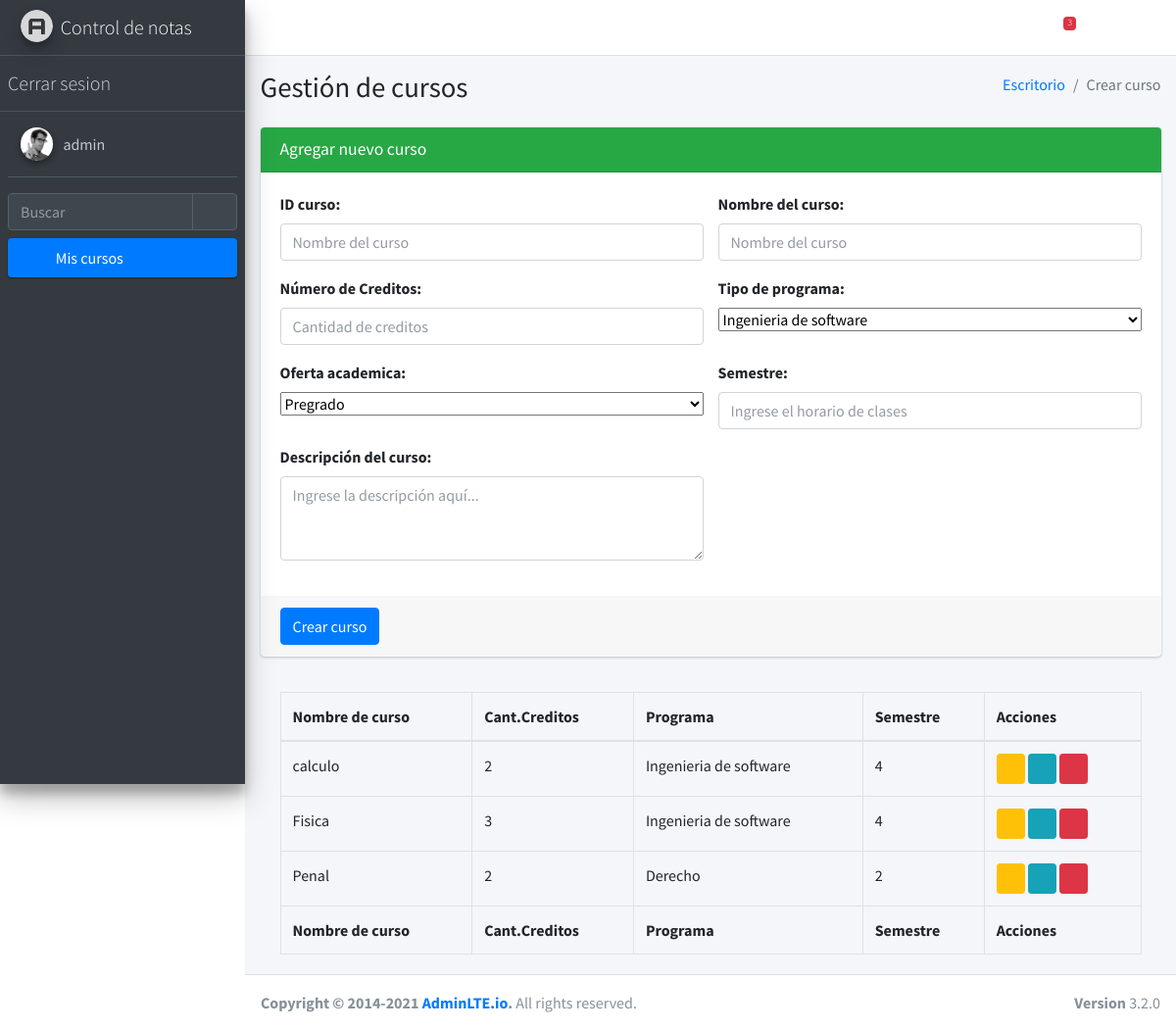
/crearCursos/ (signed in), run on the app's committed database.
### myapp/models.py (models this page shows)
class crearCurso(models.Model):
    idCurso = models.CharField(max_length=10)
    nombreCurso = models.CharField(max_length=30)
    numeroCreditos = models.CharField(max_length=3)
    tipoPrograma = models.CharField(max_length=10)
    programaPertenece = models.CharField(max_length=30)
    semestre = models.CharField(max_length=2)
    descripcion = models.CharField(max_length=200)

### myapp/views.py (the view, shortened to what this page needs)
# urls.py: path('crearCursos/', views.crearCursos, name="crearCursos"),
@login_required
def crearCursos(request):
    us = request.user.username
    cursos = crearCurso.objects.all()
    if request.method == 'GET':
        return render(request, 'courses/forms/create.html', {
            'form': crearCursoForms(),
            'cursos': cursos,
        })

### myapp/forms.py
class crearCursoForms(forms.Form):
    idCurso = forms.CharField(label='id curso', max_length=10, widget=forms.TextInput(attrs={'class': 'input'}))
    nombreCurso = forms.CharField(label='Nombre del curso', max_length=30, widget=forms.TextInput(attrs={'class': 'input'}))
    numeroCreditos = forms.CharField(label='Numero de creditos', max_length=3, widget=forms.TextInput(attrs={'class': 'input'}))
    tipoPrograma = forms.CharField(label='Tipo de programa', max_length=10, widget=forms.TextInput(attrs={'class': 'input'}))
    programaPertenece = forms.CharField(label='Programa al que pertenece', max_length=30, widget=forms.TextInput(attrs={'class': 'input'}))
    semestre = forms.CharField(label='Semestre ', max_length=2, widget=forms.TextInput(attrs={'class': 'input'}))
    descripcion = forms.CharField(label='Descripcion del curso', max_length=200, widget=forms.TextInput(attrs={'class': 'input'}))

### myapp/templates/courses/forms/create.html (shortened to what this page needs)
{% extends 'layouts/base.html' %}
{% load static %}
{% block content %}
<div class="content-wrapper">
    <section class="content-header">
        <div class="container-fluid">
            <div class="row mb-2">
                <div class="col-sm-6">
                    <h1>Gestión de cursos</h1>
                </div>
                <div class="col-sm-6">
                    <ol class="breadcrumb float-sm-right">
                        <li class="breadcrumb-item"><a href="#">Escritorio</a></li>
                        <li class="breadcrumb-item active">Crear curso</li>
                    </ol>
                </div>
            </div>
        </div>
    </section>
    <section class="content">
        <div class="container-fluid">
            <div class="row">
                <div class="col-12">
                    <div class="card card-success">
                        <div class="card-header">
                            <h3 class="card-title">Agregar nuevo curso</h3>
                        </div>
                        <form action="" method="POST">
                            <div class="card-body">
                                <div class="row">
                                    <div class="col-md-6">
                                        <div class="form-group">
                                            <label for="idCourse">ID curso:</label>
                                            <input type="text" class="form-control" id="idCourse" name="idCourse" placeholder="Nombre del curso">
                                        </div>
                                    </div>
                                    <div class="col-md-6">
                                        <div class="form-group">
                                            <label for="nombreCurso">Nombre del curso:</label>
                                            <input type="text" class="form-control" id="nombreCurso" name="nombreCurso" placeholder="Nombre del curso">
                                        </div>
                                    </div>
                                    <div class="col-md-6">
                                        <div class="form-group">
                                            <label for="numeroCreditos">Número de Creditos:</label>
                                            <input type="number" class="form-control" id="numeroCreditos" name="numeroCreditos" placeholder="Cantidad de creditos">
                                        </div>
                                    </div>
                                    <div class="col-md-6">
                                        <div class="form-group">
                                            <label for="programaPertenece">Tipo de programa:</label>
                                            <select class="select2" id="programaPertenece" name="programaPertenece" data-placeholder="Seleccione tipo de programa" style="width: 100%;">
                                                <option>Ingenieria de software</option>
                                            </select>
                                        </div>
                                    </div>
                                    <div class="col-md-6">
                                        <div class="form-group">
                                            <label for="tipoPrograma">Oferta academica:</label>
                                            <select class="select2" id="tipoPrograma" name="tipoPrograma" data-placeholder="Seleccione tipo de programa" style="width: 100%;">
                                                <option>Pregrado</option>
                                            </select>
                                        </div>
                                    </div>
                                    <div class="col-md-6">
                                        <div class="form-group">
                                            <label for="semestre">Semestre:</label>
                                            <input type="text" class="form-control" id="semestre" name="semestre" placeholder="Ingrese el horario de clases">
                                        </div>
                                    </div>
                                    <div class="col-md-6">
                                        <div class="form-group">
                                            <label for="descripcion">Descripción del curso:</label>
                                            <textarea class="form-control" rows="3" id="descripcion" name="descripcion" placeholder="Ingrese la descripción aquí..."></textarea>
                                        </div>
                                    </div>
                                </div>
                            </div>
                            <div class="card-footer">
                                <button class="btn btn-primary">Crear curso</button>
                            </div>
                        </form>
                    </div>
                </div>
            </div>
            <div class="card-body">
                <table id="myTable" class="table table-bordered
                    table-hover">
                    <thead>
                            <th>Nombre de curso</th>
                            <th>Cant.Creditos</th>
                            <th>Programa</th>
                            <th>Semestre</th>
                            <th>Acciones</th>
                    </thead>
                    <tbody>
                        {% for curso in cursos %}
                        <tr>
                            <td>{{curso.nombreCurso}}</td>
                            <td>{{curso.numeroCreditos}}</td>
                            <td>{{curso.programaPertenece}}</td>
                            <td>{{curso.semestre}}</td>
                            <td>
                                <a href="/editCourse" class="btn btn-warning btn-sm"><i class="fas fa-pen"></i></a>
                                <a href="/registerCourse" class="btn btn-info btn-sm"><i class="fas fa-eye"></i></a>
                                <a href="/registerCourse" class="btn btn-danger btn-sm"> <i class="fas fa-trash"></i></a>
                            </td>
                        </tr>
                        {% endfor %}
                    </tbody>
                    <tfoot>
                        <tr>
                            <th>Nombre de curso</th>
                            <th>Cant.Creditos</th>
                            <th>Programa</th>
                            <th>Semestre</th>
                            <th>Acciones</th>
                        </tr>
                    </tfoot>
                </table>
            </div>
        </div>
    </section>
</div>
{% endblock %}

### myapp/templates/layouts/base.html (shortened to what this page needs)
{% load static %}
<!DOCTYPE html>
<html lang="en">
<head>
  <link rel="stylesheet" href="{% static '/resources/plugins/fontawesome-free/css/all.min.css' %}">
  <link rel="stylesheet" href="https://code.ionicframework.com/ionicons/2.0.1/css/ionicons.min.css">
  <link rel="stylesheet" href="{% static '/resources/plugins/tempusdominus-bootstrap-4/css/tempusdominus-bootstrap-4.min.css' %}">
  <link rel="stylesheet" href="{% static '/resources/plugins/icheck-bootstrap/icheck-bootstrap.min.css' %}">
  <link rel="stylesheet" href="{% static '/resources/plugins/jqvmap/jqvmap.min.css' %}">
  <link rel="stylesheet" href="{% static '/resources/dist/css/adminlte.min.css' %}">
  <link rel="stylesheet" href="{% static '/resources/plugins/overlayScrollbars/css/OverlayScrollbars.min.css' %}">
  <link rel="stylesheet" href="{% static '/resources/plugins/daterangepicker/daterangepicker.css' %}">
  <link rel="stylesheet" href="{% static '/resources/plugins/summernote/summernote-bs4.min.css' %}">
</head>
<body class="hold-transition sidebar-mini layout-fixed">
<div class="wrapper">
  <nav class="main-header navbar navbar-expand navbar-white navbar-light">
    <ul class="navbar-nav">
      <li class="nav-item">
        <a class="nav-link" data-widget="pushmenu" href="#" role="button"><i class="fas fa-bars"></i></a>
      </li>
    </ul>
    <ul class="navbar-nav ml-auto">
      <li class="nav-item">
        <a class="nav-link" data-widget="navbar-search" href="#" role="button">
          <i class="fas fa-search"></i>
        </a>
      </li>
      <li class="nav-item dropdown">
        <a class="nav-link" data-toggle="dropdown" href="#">
          <i class="far fa-comments"></i>
          <span class="badge badge-danger navbar-badge">3</span>
        </a>
      </li>
      <li class="nav-item">
        <a class="nav-link" data-widget="fullscreen" href="#" role="button">
          <i class="fas fa-expand-arrows-alt"></i>
        </a>
      </li>
      <li class="nav-item">
        <a class="nav-link" data-widget="control-sidebar" data-controlsidebar-slide="true" href="#" role="button">
          <i class="fas fa-th-large"></i>
        </a>
      </li>
    </ul>
  </nav>
  <aside class="main-sidebar sidebar-dark-primary elevation-4">
    <a href="index3.html" class="brand-link">
      <img src="{% static '/resources/dist/img/AdminLTELogo.png' %}" alt="AdminLTE Logo" class="brand-image img-circle elevation-3" style="opacity: .8">
      <span class="brand-text font-weight-light">Control de notas</span>
    </a>
    <a href="{% url 'logout' %}" class="brand-link">
      <span class="brand-text font-weight-light">Cerrar sesion</span>
    </a>
    <div class="sidebar">
      <div class="user-panel mt-3 pb-3 mb-3 d-flex">
        <div class="image">
          <img src="{% static '/resources/dist/img/user2-160x160.jpg' %}" class="img-circle elevation-2" alt="User Image">
        </div>
        <div class="info">
          <a href="{% url 'profile' %}" class="d-block">{{ user.username }}</a>
        </div>
      </div>
      <div class="form-inline">
        <div class="input-group" data-widget="sidebar-search">
          <input class="form-control form-control-sidebar" type="search" placeholder="Buscar" aria-label="Search">
          <div class="input-group-append">
            <button class="btn btn-sidebar">
              <i class="fas fa-search fa-fw"></i>
            </button>
          </div>
        </div>
      </div>
      <nav class="mt-2">
        <ul class="nav nav-pills nav-sidebar flex-column" data-widget="treeview" role="menu" data-accordion="false">
          {% if user.is_authenticated %}
          <li class="nav-item menu-open">
            <a href="{% url 'crearCursos' %}" class="nav-link active">
              <i class="nav-icon fas fa-tachometer-alt"></i>
              <p>
                Mis cursos
                <i class="right fas fa-angle-left"></i>
              </p>
            </a>
          </li>
          {% endif %}
        </ul>
      </nav>
    </div>
  </aside>
  {% block content %}
  {% endblock %}
  <footer class="main-footer">
    <strong>Copyright &copy; 2014-2021 <a href="https://adminlte.io">AdminLTE.io</a>.</strong>
    All rights reserved.
    <div class="float-right d-none d-sm-inline-block">
      <b>Version</b> 3.2.0
    </div>
  </footer>
</div>
</body>
</html>

### data on the page
crearCurso: nombreCurso "calculo", numeroCreditos "2", programaPertenece "Ingenieria de software", semestre "4"
crearCurso: nombreCurso "Fisica", numeroCreditos "3", programaPertenece "Ingenieria de software", semestre "4"
crearCurso: nombreCurso "Penal", numeroCreditos "2", programaPertenece "Derecho", semestre "2"

### other printed values
{{ user.username }} "admin"
